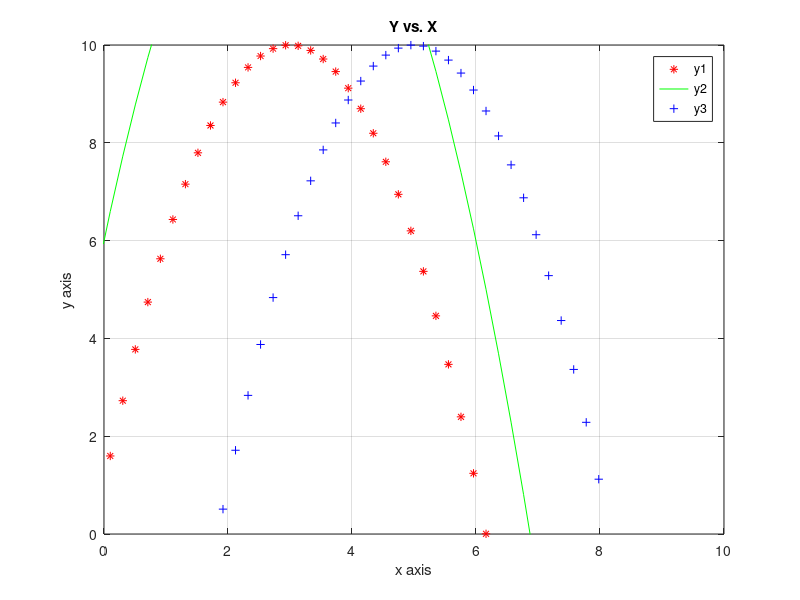
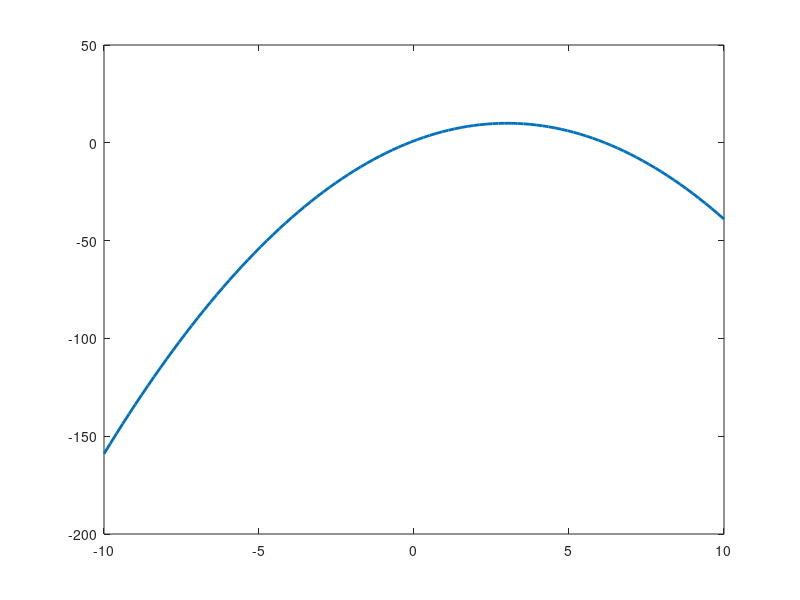
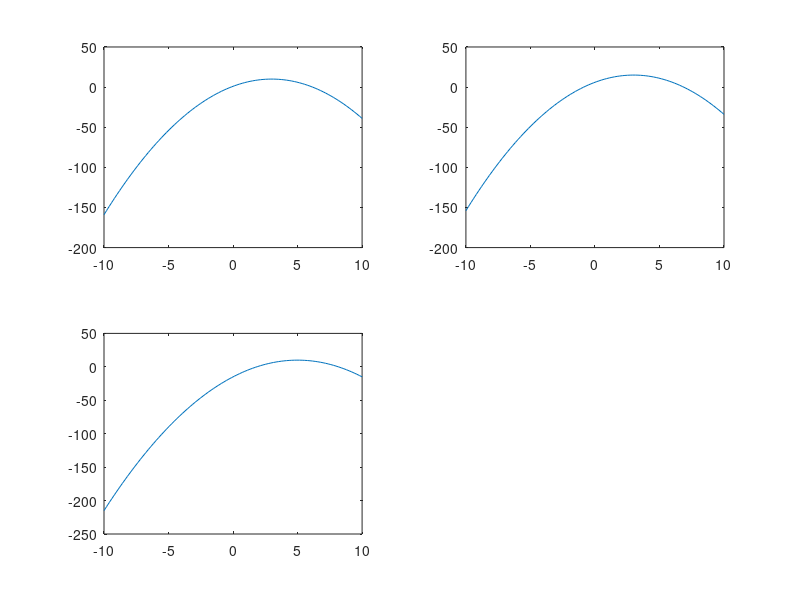

The MATLAB script that drew these images, in order:
%Ques: Plot the equation from x = -10 to 10
%      y = -(x-3)^2 + 10
%      How does the curve change if 15 is added instead of 10?
%      How does the curve change if (x-5) is in parenthesis?


clc;
clear;
close all;

x = linspace(-10,10);
y1 = -(x-3).^2 + 10;
plot(x,y1,'red*')
hold on

y2 = -(x-3).^2 + 15;
plot(x,y2,'green')
hold on

y3 = -(x-5).^2 + 10;
plot(x,y3,'blue+')

%label x, y aixs and add title to figure
xlabel('x axis')
ylabel('y axis')
title('Y vs. X')
grid on

legend('y1','y2','y3')

% to change axis range
xlim([0,10])
ylim([0,10])

% plot graph in new figure (add line with some width)
figure(2)
plot(x,y1,'LineWidth',2)

% subplot
figure(3)
% create 2 rows, 2 columns and select 1st position
subplot(2,2,1)
plot(x,y1)
subplot(2,2,2)
plot(x,y2)
subplot(2,2,3)
plot(x,y3)
